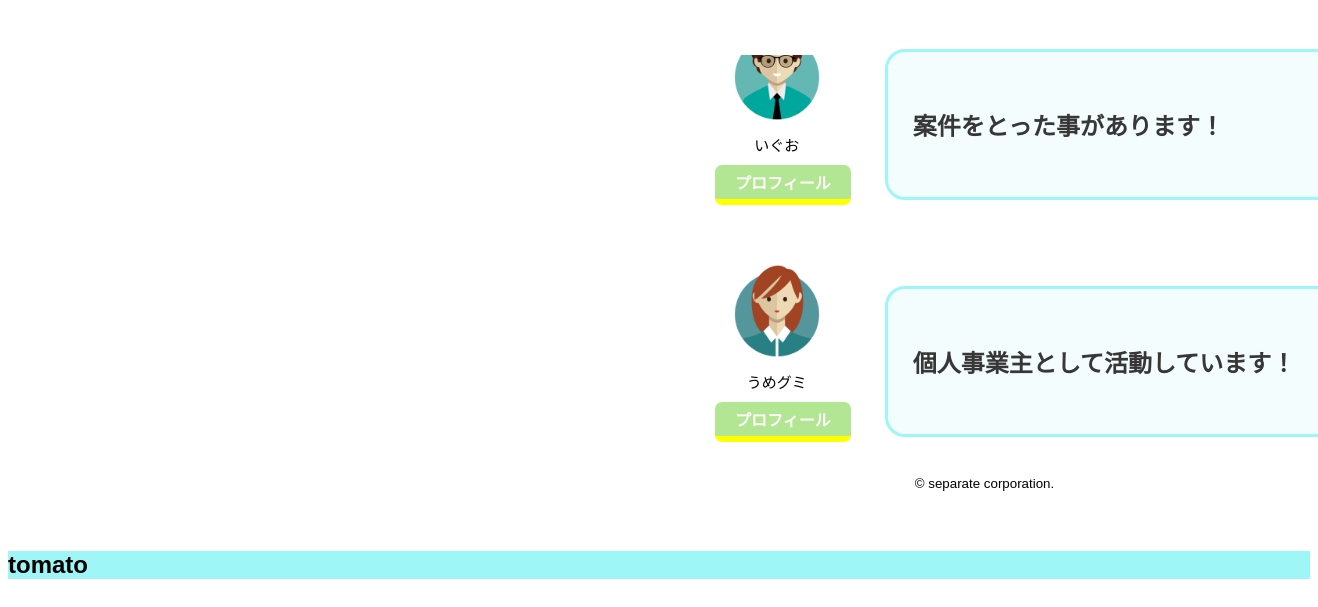
Page /zaitaku_list (lower part) on the earlier database version.
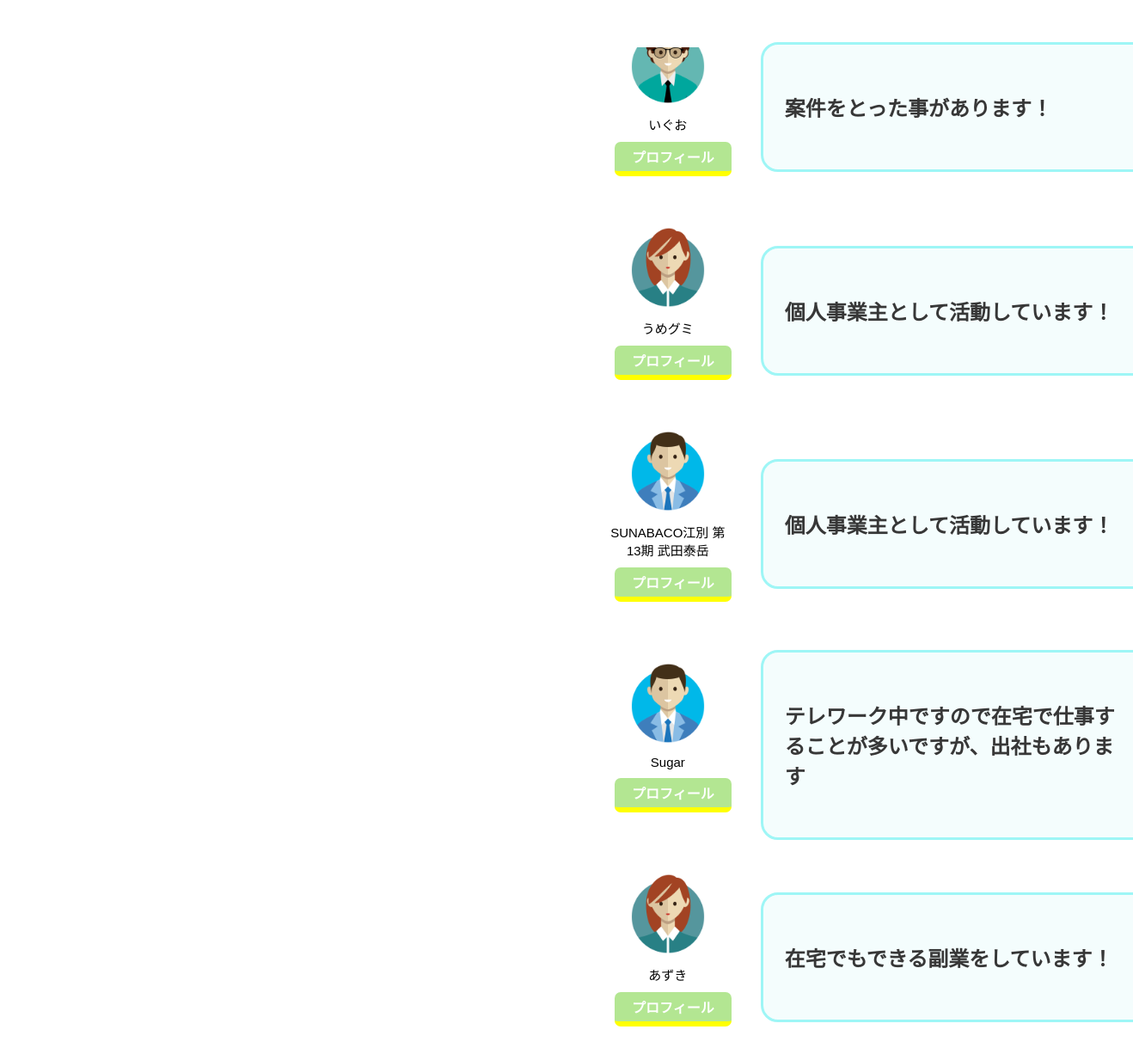
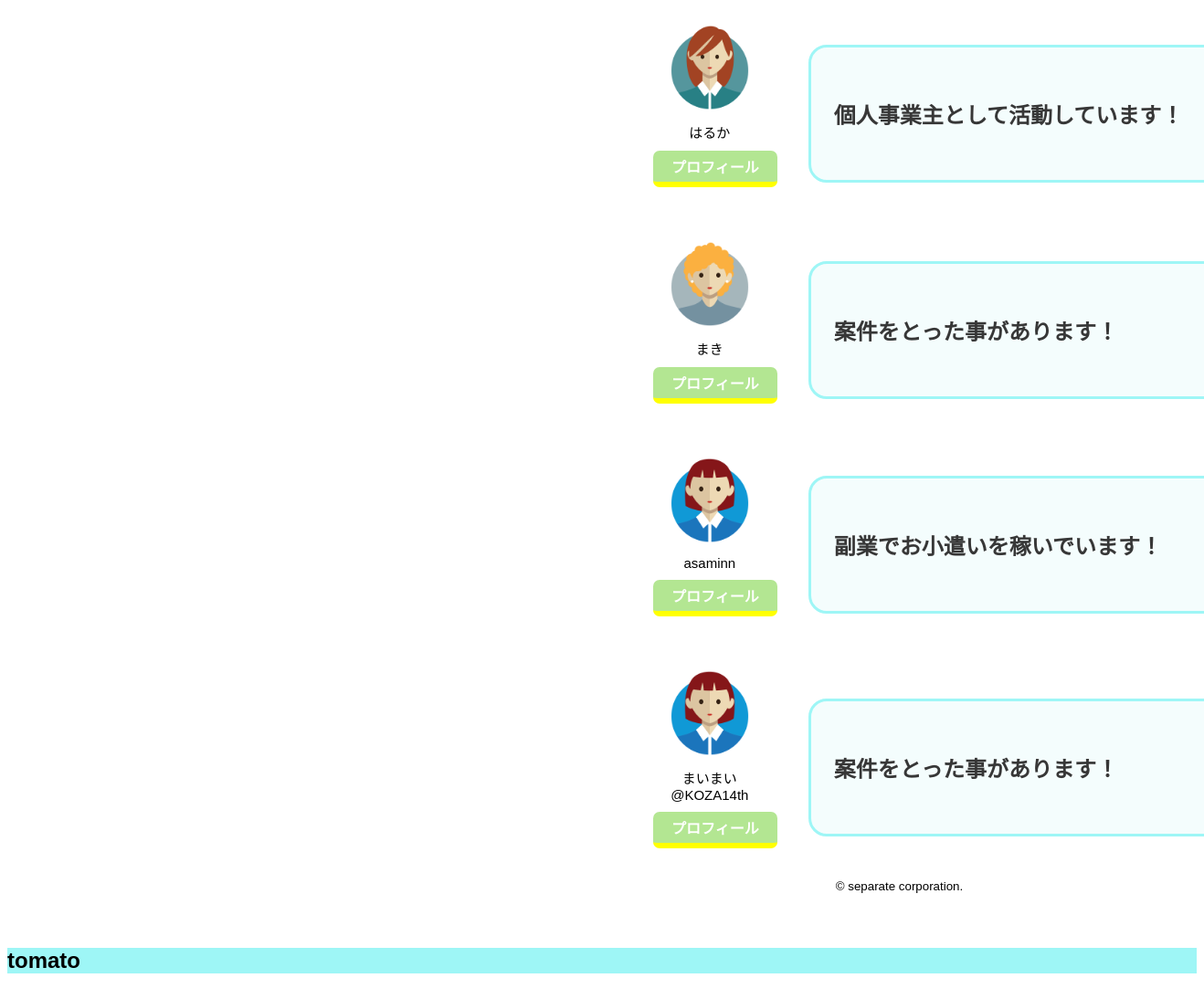
Same page on the later database version (2 pictures, top to bottom).
### tables this page shows
CREATE TABLE "users" (
	"id"	INTEGER,
	"display_name"	TEXT,
	"twitter_id"	TEXT,
	"era"	TEXT,
	"place"	TEXT,
	"hitokoto_0"	TEXT,
	"seibetu"	TEXT,
	"Total_time"	TEXT,
	"sunabaco"	TEXT,
	"hitokoto_ten"	TEXT,
	"content_ten1"	TEXT,
	"content_ten2"	TEXT,
	"reward_first"	TEXT,
	"content_1"	TEXT,
	"content_2"	TEXT,
	"content_3"	TEXT,
	"content_ten3"	TEXT,
	"sougyou"	TEXT,
	"memo_last"	TEXT,
	"class_00"	TEXT,
	PRIMARY KEY("id" AUTOINCREMENT)
);

### app.py (the view)
@app.route("/zaitaku_list")
def zaitaku_list():
    conn = sqlite3.connect("try.db")
    c = conn.cursor()
    c.execute("SELECT id,display_name,era,hitokoto_0,seibetu,place FROM users where class_00 = '在宅';")
    task_list = []
    seibetu = ""
    era=""
    for row in c.fetchall():
        seibetu=row[4]
        era=row[2]
        if "男性"==seibetu:
            if "10代〜20代"==era:
                Flask_Logo = os.path.join(app.config['UPLOAD_FOLDER'], 'yung_man.png')
            elif "30代〜40代"==era:
                Flask_Logo = os.path.join(app.config['UPLOAD_FOLDER'], 'man.png')
            else:
                Flask_Logo = os.path.join(app.config['UPLOAD_FOLDER'], 'old_man.png')
        else:
            if "10代〜20代"==era:
                Flask_Logo = os.path.join(app.config['UPLOAD_FOLDER'], 'yung_woman.png')
            elif "30代〜40代"==era:
                Flask_Logo = os.path.join(app.config['UPLOAD_FOLDER'], 'woman.png')
            else:
                Flask_Logo = os.path.join(app.config['UPLOAD_FOLDER'], 'old_woman.png')
        task_list.append({"id":row[0],"display_name":row[1],"era":row[2],"hitokoto_0":row[3],"seibetu":row[4],"place":row[5],"Flask_Logo":Flask_Logo})
    c.close()
    print("-------------------------------------")
    print(Flask_Logo)
    return render_template("zaitaku_list.html", task_list = task_list)

### templates/zaitaku_list.html (shortened to what this page needs)
{% extends "base.html" %}
{% block content %}
<div id="wrapper_2_1">
    <div id="container">
        <body class="white">
        <section>
            {% for item in task_list %}
            <div class ="report">
                <dl class ="uvoice">
                    <table border="1">
                        <dt>
                            <img src="{{item['Flask_Logo']}}" mid="2251582">
                            <div><p>{{item["display_name"]}}</p></div>
                            <form action="/zaitaku_task/{{item['id']}}" method="post">
                                <input type="submit" value="プロフィール" class="btn-submit">
                            </form>
                        </dt>
                        <dd>
                            <div class="arrow_box">
                                <p><h2>{{item["hitokoto_0"]}}</h2></p>
                            </div>
                        </dd>
                    </table>
                </dl>
            </div>
            {% endfor %}
            <footer><small>&copy; separate corporation.</small></footer>
        </section>
        </body>
    </div>
</div>
<h2 class="footer_2_1">tomato</h2>
{% endblock %}

### templates/base.html (shortened to what this page needs)
<!DOCTYPE html>
<html lang="ja">
<head>
    <link rel="stylesheet" href="../static/css/style.css">
    <link rel="stylesheet" href="../static/css/style_1.css">
    <link rel="stylesheet" href="../static/css/style_2_1.css">
    <link rel="stylesheet" href="../static/css/style_2_2.css">
    <link rel="stylesheet" href="../static/css/style_3_1.css">
    <link rel="stylesheet" href="../static/css/style_3_2.css">
</head>
<body>
    {% block content %}
    {% endblock %}
</body>
</html>

### static/css/style.css (style rules this page uses)
.footer_2_1 { background-color:#9ef6f6; ; }
body { font-family: YuGothic, "游ゴシック体", "Yu Gothic", "ヒラギノ角ゴ Pro", "Hiragino Kaku Gothic Pro", "メイリオ", Meiryo, "ＭＳ Ｐゴシック", "MS PGothic", sans-serif; background-color:white; }
.report { margin-top: 0px; background-color:white; }
.report .uvoice { display: table; background: white; margin-bottom: 4px; padding: 10px 20px; width: 100%; box-sizing: border-box; }
dl { display: block; margin-block-start: 1em; margin-block-end: 1em; margin-inline-start: 0px; margin-inline-end: 0px; }
.report .uvoice dt { width: 150px; }
.report .uvoice dd, .report .uvoice dt { display: table-cell; vertical-align: middle; }
dt { display: block; }
.report .uvoice dt img { width: 100px; border-radius: 50px; display: block; margin: 0 auto 10px; }
.report .uvoice dt { font-size: 12px; text-align: center; }
p { display: block; margin-block-start: 1em; margin-block-end: 1em; margin-inline-start: 0px; margin-inline-end: 0px; }
.uvoice dt div p { font-size: 15px; }
.arrow_box { width: 400px; position: relative; background-color:#f4fdfd; border-radius: 20px; border: 3px solid #9ef6f6; padding: 25px; margin-left:40px; }
.arrow_box:after { right: 100%; top: 50%; border: solid transparent; content: ""; height: 0; width: 0; position: absolute; pointer-events: none; }

### static/css/style_1.css (style rules this page uses)
body { font-family: "YakuHanJP","Noto Sans JP",sans-serif; height: 100%; background-attachment: fixed; background-position: center; background-size: cover; background-repeat: no-repeat; }

### static/css/style_2_1.css (style rules this page uses)
small { display: block; text-align: center; }
#wrapper_2_1 { position: relative; display: flex; flex-wrap: wrap; }
#container { width:50%; }
section { min-height: 100vh; padding:30px; }
.arrow_box h2 { color: rgb(55, 55, 55); }
.btn-submit { display: block; padding: 5px 20px; border-radius: 7px; position:relative; left:6px; bottom:20px; border: none; border-bottom: 6px solid yellow; background-color: #B3E692; font-size: 16px; font-weight: bold; color: #fff; cursor: pointer; appearance: none; }

### static/css/style_3_1.css (style rules this page uses)
#container { width:50%; }
section { min-height: 40vh; padding:30px; padding-top: 60px; }

### static/css/style_3_2.css (style rules this page uses)
#container { width:50%; }
section { min-height: 40vh; padding:30px; padding-top: 60px; }

Differences in the rows shown:
added users: display_name "SUNABACO江別 第13期 武田泰岳", hitokoto_0 "個人事業主として活動しています！"
added users: display_name "Sugar", hitokoto_0 "テレワーク中ですので在宅で仕事することが多いですが、出社もあります"
added users: display_name "あずき", hitokoto_0 "在宅でもできる副業をしています！"
added users: display_name "はるか", hitokoto_0 "個人事業主として活動しています！"
added users: shows a picture, display_name "まき", hitokoto_0 "案件をとった事があります！"
added users: display_name "asaminn", hitokoto_0 "副業でお小遣いを稼いでいます！"
added users: display_name "まいまい@KOZA14th", hitokoto_0 "案件をとった事があります！"
